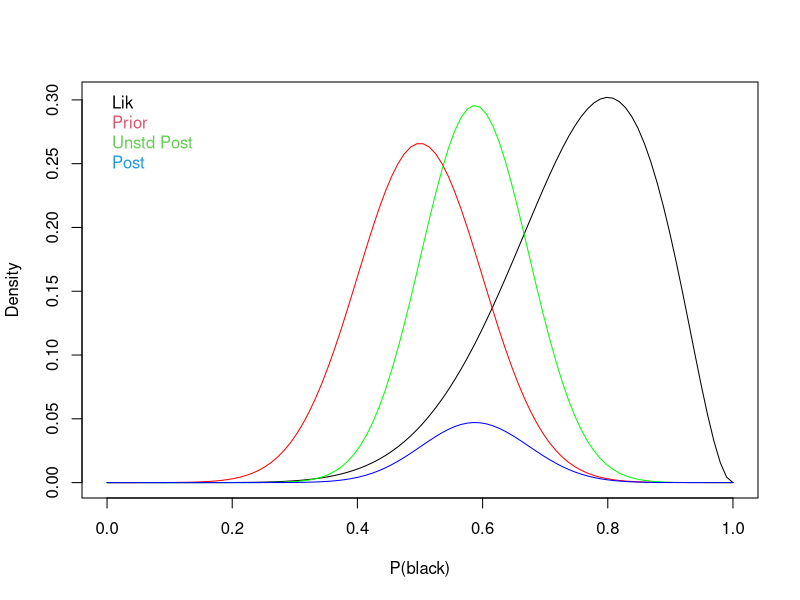

This figure's R source:
#the MLE in the roulette problem is the peak of the likelihood
#distribution. Here we uncover an entire spectrum comprising
#all possible ways f(B)=0.8 could have been produced
rangeP<-seq(0,1,length.out=100)
plot(rangeP,dbinom(x=8,prob=rangeP,size=10),type="l",xlab="P(black)",ylab="Density")
#prior distribution
lines(rangeP,dnorm(x=rangeP,mean=.5,sd=.1)/15,col="red")

#computing product between likelihood and prior
#we used ten roulette draws (black) to update our prior (red)
#into the unstandardized posterior (green)
lik<-dbinom(x=8,prob=rangeP,size=10)
prior<-dnorm(x=rangeP,mean=.5,sd=.1)
lines(rangeP,lik*prior,col="green")

#we now finalize the roulette example by standardizing the
#posterior computed above and comparing all pieces of 
#the theorem
unstdPost<-lik*prior
stdPost<-unstdPost/sum(unstdPost)
lines(rangeP,stdPost,col="blue")
legend("topleft",legend=c("Lik","Prior","Unstd Post","Post"),text.col=1:4,bty="n")